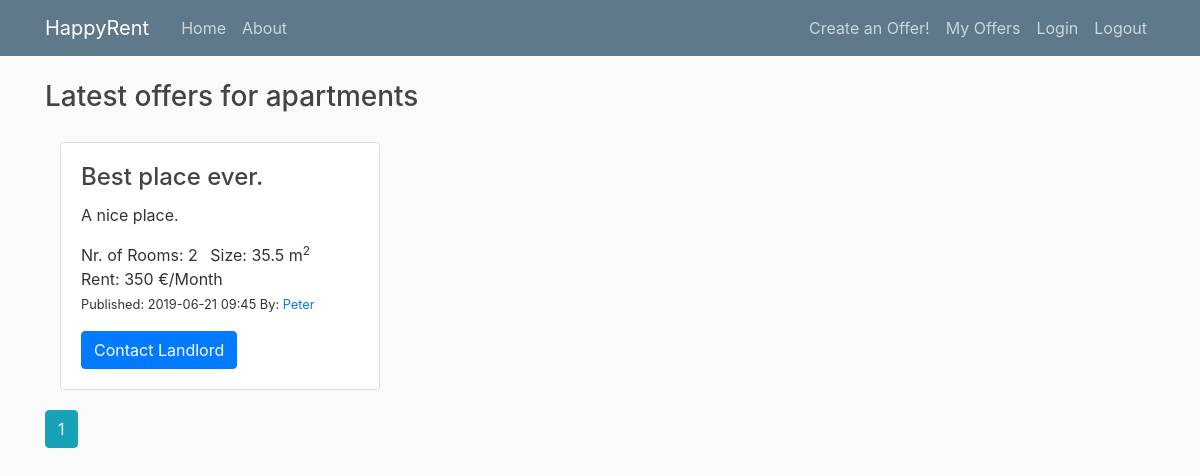
/apartments, run on an earlier commit of the app's database.
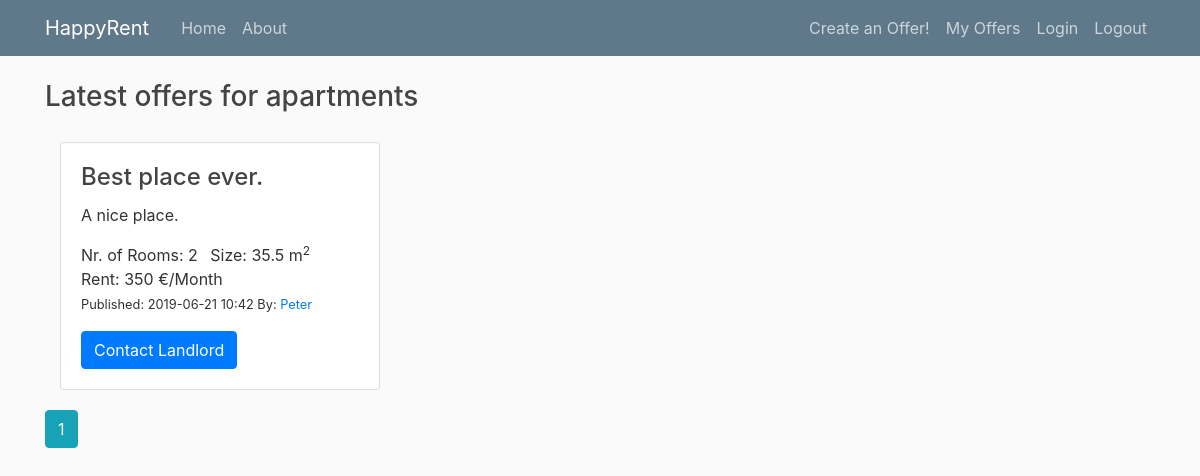
And on a later commit of the database.
### property_project/db_models.py (models this page shows, shortened)
class PropertyItem(db.Model):
    __tablename__ = 'property_item'
    id = db.Column(db.Integer, primary_key=True)
    title = db.Column(db.String(100), nullable=False,
                      default="Best place ever.")
    date_posted = db.Column(db.DateTime, nullable=False,
                            default=datetime.datetime.utcnow)
    description = db.Column(db.String(250), default="A nice place.")
    rent = db.Column(db.Integer)  # (db.Numeric(6,2))
    rooms = db.Column(db.Integer, default=1)  # default=set_default_rooms
    size = db.Column(db.Integer)  # (db.Numeric(6,1))
    property_id = db.Column(db.Integer, ForeignKey('property_type.id'))
    property_type = db.relationship('PropertyType')
    user_id = db.Column(db.Integer, db.ForeignKey('user.id'), nullable=False)

class User(db.Model, UserMixin):
    __tablename__ = 'user'
    id = db.Column(db.Integer, primary_key=True)
    username = db.Column(db.String(20), unique=True, nullable=False)
    properties = db.relationship('PropertyItem', backref='author', lazy=True)

### property_project/routes.py (the view)
@app.route("/apartments")
def show_apartments():
    page = request.args.get('page', 1, type=int)  # starting page
    apartments = PropertyItem.query.join(PropertyItem.property_type, aliased=True)\
        .filter_by(type='apartment')\
        .order_by(PropertyItem.date_posted.desc()).paginate(page=page, per_page=2)
    return render_template('apartments.html', apartments=apartments)

### property_project/templates/apartments.html
{% extends "layout.html" %}
{% block content %}
<h3>Latest offers for apartments</h3>
<div class="gap-20"></div>
<div class="card-deck-wrapper">
    <div class="card-deck">
        <div class="col-md-6">
            {% for apartment in apartments.items %}
            <div class="card">
                <div class="card-body">
                    <h4 class="card-title">{{ apartment.title }}</h4>
                    <p class="card-text">{{ apartment.description }}</p>
                    <ul class="list-inline">
                        <li class="list-inline-item">Nr. of Rooms: {{ apartment.rooms }} </li>
                        <li class="list-inline-item">Size: {{ apartment.size }} m<sup>2</sup></li>
                        <li class="list-inline-item">Rent: {{ apartment.rent }} €/Month</li>
                        <small>
                            <li class="list-inline-item">Published: {{ apartment.date_posted.strftime('%Y-%m-%d %H:%M') }} </li>
                        </small>
                        <small>
                            <li class="list-inline-item">By:
                                <a class="mr-2" href="{{ url_for('user_items', username=apartment.author.username) }}">
                                    {{ apartment.author.username }}
                                </a>
                            </li>
                        </small>
                    </ul>
                    <a href="#" class="btn btn-primary stretched-link">Contact Landlord</a>
                </div>
            </div>
            <div class="gap-20"></div>
            {% endfor %}
            {% for page_num in apartments.iter_pages(left_edge=1, right_edge=1, left_current=1, right_current=2) %}
                {% if page_num %}
                    {% if apartments.page == page_num %}
                        <a class="btn btn-info mb-4" href="{{ url_for('show_apartments', page=page_num) }}">{{ page_num }}</a>
                    {% else %}
                        <a class="btn btn-outline-info mb-4" href="{{ url_for('show_apartments', page=page_num) }}">{{ page_num }}</a>
                    {% endif %}
                {% else %}
                ...
                {% endif %}
            {% endfor %}
        </div>
    </div>
</div>
{% endblock content %}

What changed in the data, as far as the page shows it:
changed PropertyItem "Best place ever.": date_posted "2019-06-21 09:45" → "2019-06-21 10:42"
